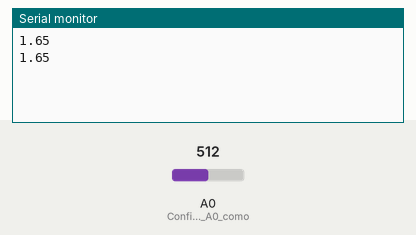
Simulated run of this sketch. Board: Arduino Uno, built with avr-gcc and run on an emulated ATmega328P. Parts: the last lines printed to the serial monitor. Inputs (shaded band) come from the test bench; at power-on: A0 (Configura_el_pin_A0_como) = 512.

Above: at 1.8 s.
1.9 s: A0 (Configura_el_pin_A0_como) set to 716
At 2.8 s:
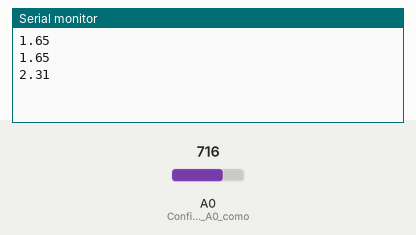
3.4 s: A0 (Configura_el_pin_A0_como) set to 900
At 4.8 s:
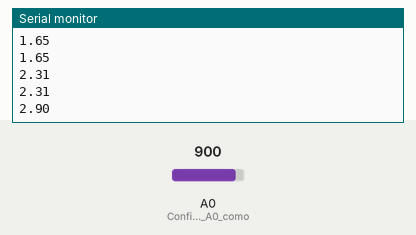
Timing chart, 0 to 6.4 s (numbered marks = the images above; inputs shaded):
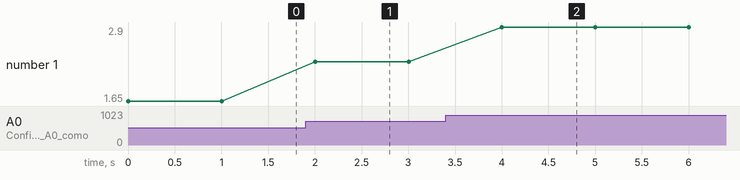

Measured:
- after the input at 1.9 s, the serial monitor: prints a new line after 0.10 s (image 1)
- after the input at 3.4 s, the serial monitor: prints a new line after 0.60 s (image 2)
- plotted number 1: 1.65 → 2.31 after the input at 1.9 s, 2.31 → 2.9 after the input at 3.4 s

The sketch:

Lectura_sensor_luz.ino
```cpp
// Configuración del sensor y comunicación serie
void setup() {
  Serial.begin(9600); // Inicializa la comunicación serie a 9600 baudios
  pinMode(A0, INPUT); // Configura el pin A0 como entrada
}

void loop() {
  int sensorValue = analogRead(A0); // Lee el valor analógico del sensor en A0

  // Convertir la lectura del sensor a voltaje (0-1023 a 0-5V)
  float voltage = sensorValue * (3.3 / 1023.0);

  // Enviar los datos al monitor serie

  Serial.println(voltage);

  delay(1000); // Espera 1 segundo antes de la siguiente lectura
}
```
